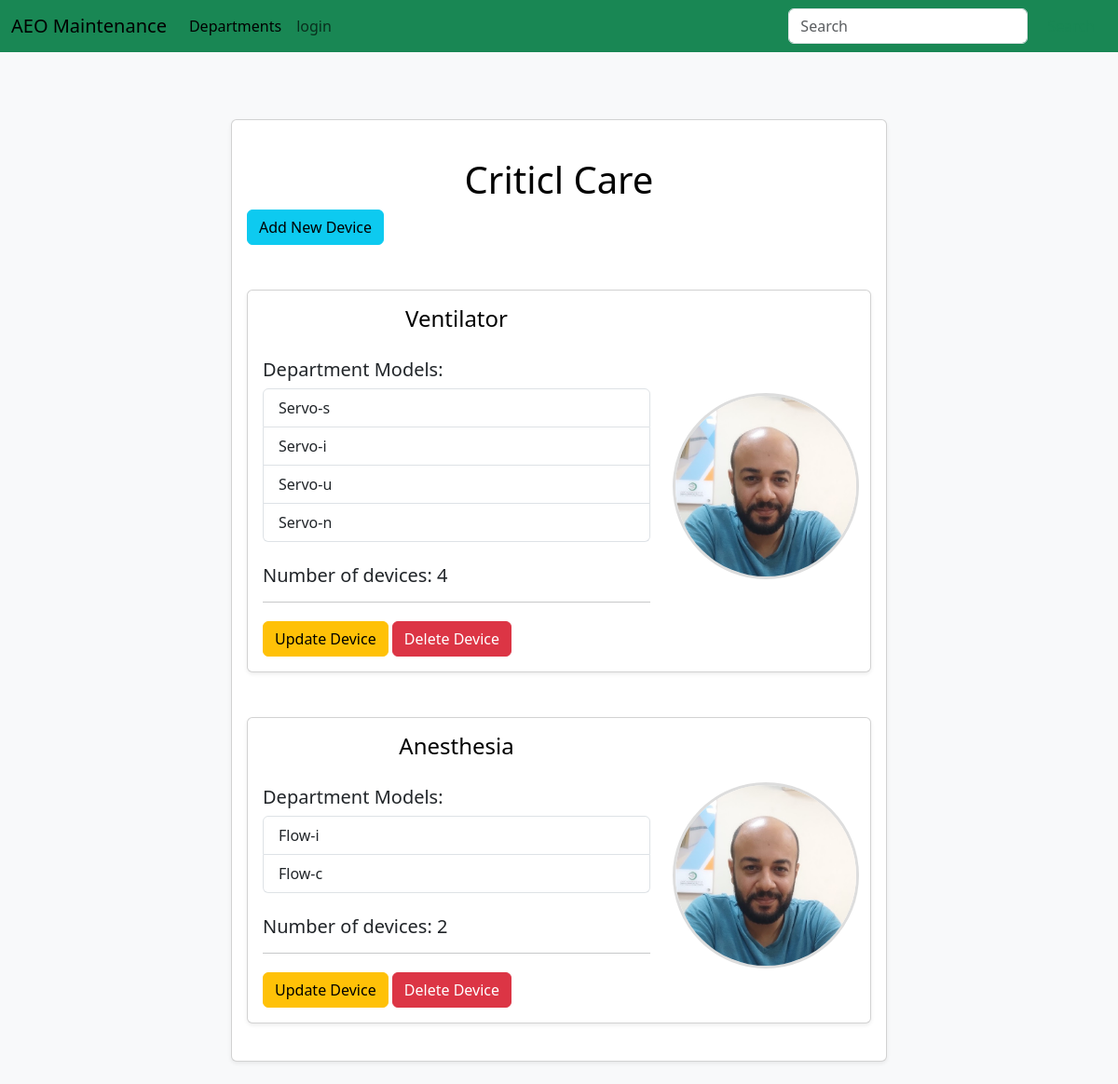
The app's page /departments/1/devices/, older data.
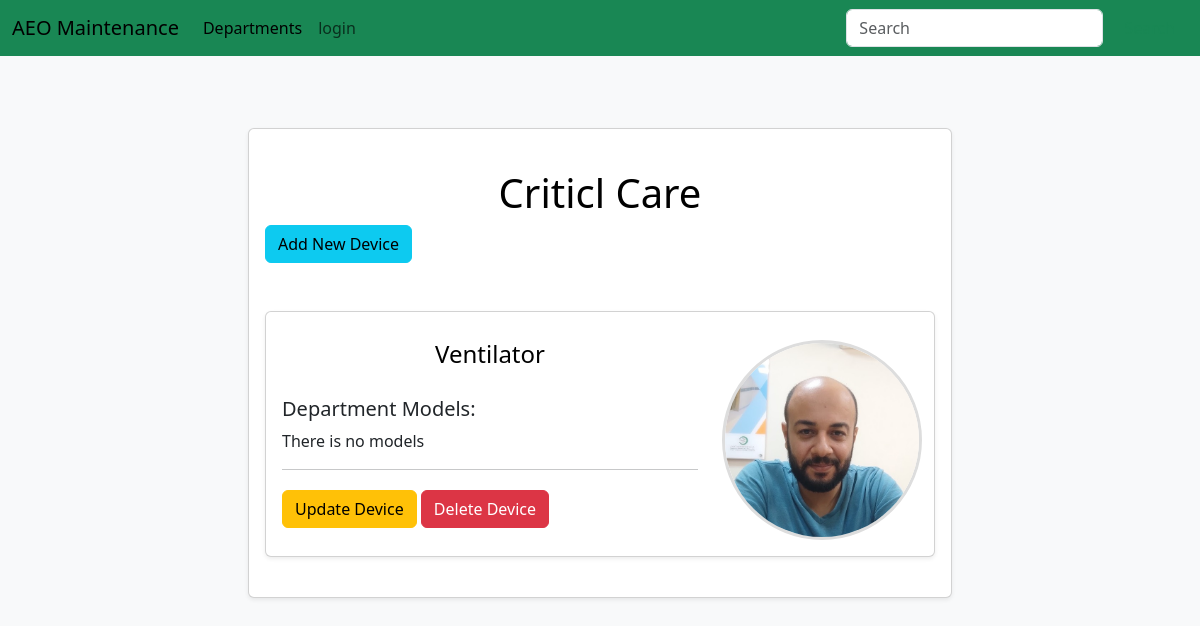
The same page, newer data.
### maintenance_system/models.py (models this page shows, shortened)
class Device(db.Model):
	id = db.Column(db.Integer, primary_key=True)
	name = db.Column(db.String(80), unique=True)
	department_id = db.Column(db.Integer, db.ForeignKey('department.id'))
	models = db.relationship('Model', backref='device', lazy=True)

class Model(db.Model):
	id = db.Column(db.Integer, primary_key=True)
	name = db.Column(db.String(80), unique=True)
	manufacturer = db.Column(db.String(80))
	picture = db.Column(db.String(20), default='device_model.jpg')
	device_id = db.Column(db.Integer, db.ForeignKey('device.id'))
	machines = db.relationship('Machine', backref='model', lazy=True)

### maintenance_system/Main/routes.py (the view)
@main.route('/<path:path>', methods=['GET'])
def catch_all(path):
    return f"Caught route: {path}", 404

### maintenance_system/Devices/forms.py (shortened to what this page needs)
class DeviceForm(FlaskForm):
    name = StringField('Device Name', validators=[DataRequired(), Length(min=2, max=20)])
    submit = SubmitField('Add')

### maintenance_system/Devices/routes.py (called while the page is built)
@devicesbp.route('/departments/<int:department_id>/devices/', methods=['GET'])
def devices(department_id):
    department = Department.query.get_or_404(department_id)
    form = DeviceForm()
    devices = department.devices
    return render_template('devices.html', department=department, devices=devices, form=form)

### maintenance_system/Templates/devices.html (shortened to what this page needs)
{% extends "layout.html"%}
{% block content %}
<div class="row justify-content-center">
	<div class="col-lg-8 mt-4 mb-4">
		<div class="card p-3 shadow-sm">
			<div class="row">
				<div class="col-md-8 col-lg-12 mt-4 mb-4">
					<a href="{{ url_for('departmentsbp.department', id = department.id) }}" class="anchor-custom">
						<h1 class="text-center">{{ department.name }}</h1>
					</a>
					<button type="button" class="btn btn-info btn-md" data-bs-toggle="modal"
						data-bs-target="#addDevice">Add
						New Device</button>
				</div>
				{% for device in devices %}
				<div class="col-md-8 col-lg-12 mt-4 mb-4">
					<div class="card p-3 shadow-sm">
						<div class="row align-items-center">
							<div class="col-lg-8 col-12">
								<a href="{{ url_for('modelsbp.models', device_id = device.id)}}" class="anchor-custom">
									<h4 class="mb-1 text-center">{{ device.name }}</h4>
								</a>
								<br>
								<h5>Department Models: </h5>
								{% if device.models%}
								<div class="list-group">
									{% for model in device.models%}
									<a href="{{ url_for('machinesbp.machines', model_id = model.id)}}"
										class="list-group-item list-group-item-action">{{
										model.name }}</a>
									{% endfor%}
								</div>
								<br>
								<h5>Number of devices: {{ device.models|length }}</h5>
								{% else %}
								<p>There is no models</p>
								{% endif%}
								<hr>
								<div>
									<button type="button" class="btn btn-warning btn-custom mt-1" data-bs-toggle="modal"
										data-bs-target="#updateDevice{{ device.id }}">Update
										Device</button>
									<button type="button" class="btn btn-danger custom-button mt-1"
										data-bs-toggle="modal" data-bs-target="#deleteDevice{{ device.id }}">Delete
										Device</button>
								</div>
							</div>
							<div class="col-lg-4 text-center mt-1">
								<img src="{{ url_for('static', filename='images/profile.jpg')}}" alt="User Photo"
									class="rounded-photo mt-2">
							</div>
						</div>
					</div>
				</div>
				{% endfor %}
			</div>
		</div>
	</div>
	{% endblock%}

Row changes from the older to the newer data that the page shows:
removed Model: name "Servo-s"
removed Model: name "Servo-i"
removed Model: name "Servo-u"
removed Model: name "Servo-n"
removed Device: name "Anesthesia", models|length "2"
removed Model: name "Flow-i", shown under "Anesthesia"
removed Model: name "Flow-c", shown under "Anesthesia"
shown differently, row unchanged: Device "Ventilator": models|length "4" → (not shown); text "Number of devices:" → "There is no models"
